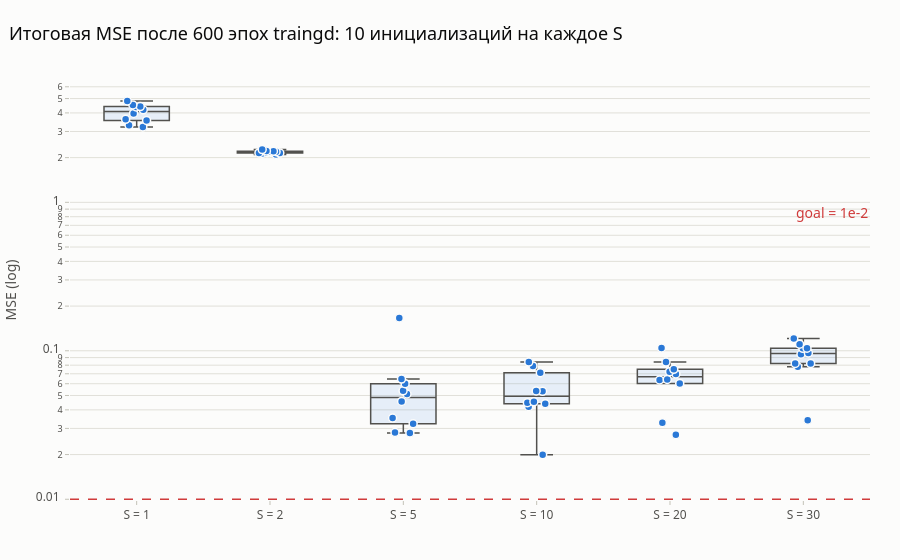

The notebook cell this image was saved under:
### Code cell
# Разброс итоговой ошибки по 10 инициализациям
fig = go.Figure()
for k, S in enumerate(S_LIST):
    fin = [r['rec'].final for r in series_gd[S]]
    fig.add_trace(go.Box(y=fin, x=[f'S = {S}'] * len(fin), name=f'S = {S}', boxpoints='all', jitter=0.4,
                         pointpos=0, marker=dict(color=PALETTE[0], size=8, line=dict(color=SURFACE, width=1.5)),
                         line=dict(color=INK2, width=1.5), fillcolor='rgba(42,120,214,0.10)', showlegend=False,
                         hovertemplate='%{x}<br>MSE = %{y:.4f}<extra></extra>'))
fig.add_hline(y=1e-2, line=dict(color=GOAL_COLOR, dash='dash', width=1.5),
              annotation_text='goal = 1e-2', annotation_position='bottom right', annotation_font_color=GOAL_COLOR)
fig.update_layout(title='Итоговая MSE после 600 эпох traingd: 10 инициализаций на каждое S',
                  yaxis_type='log', yaxis_title='MSE (log)', xaxis_title=None)
save(fig, '06_series_mse_spread')
fig.show()

### Figure 1 — Plotly figure (JSON) as saved in the notebook; plotly's stock layout.template omitted (floating-point values rounded to 4 significant figures)
{"data": [{"boxpoints": "all", "fillcolor": "rgba(42,120,214,0.10)", "hovertemplate": "%{x}<br>MSE = %{y:.4f}<extra></extra>", "jitter": 0.4, "line": {"color": "#52514e", "width": 1.5}, "marker": {"color": "#2a78d6", "line": {"color": "#fcfcfb", "width": 1.5}, "size": 8}, "name": "S = 1", "pointpos": 0, "showlegend": false, "type": "box", "x": ["S = 1", "S = 1", "S = 1", "S = 1", "S = 1", "S = 1", "S = 1", "S = 1", "S = 1", "S = 1"], "y": [3.221, 4.526, 3.966, 4.2, 4.39, 4.416, 3.559, 4.813, 3.299, 3.622]}, {"boxpoints": "all", "fillcolor": "rgba(42,120,214,0.10)", "hovertemplate": "%{x}<br>MSE = %{y:.4f}<extra></extra>", "jitter": 0.4, "line": {"color": "#52514e", "width": 1.5}, "marker": {"color": "#2a78d6", "line": {"color": "#fcfcfb", "width": 1.5}, "size": 8}, "name": "S = 2", "pointpos": 0, "showlegend": false, "type": "box", "x": ["S = 2", "S = 2", "S = 2", "S = 2", "S = 2", "S = 2", "S = 2", "S = 2", "S = 2", "S = 2"], "y": [2.16, 2.146, 2.152, 2.103, 2.268, 2.134, 2.199, 2.192, 2.217, 2.209]}, {"boxpoints": "all", "fillcolor": "rgba(42,120,214,0.10)", "hovertemplate": "%{x}<br>MSE = %{y:.4f}<extra></extra>", "jitter": 0.4, "line": {"color": "#52514e", "width": 1.5}, "marker": {"color": "#2a78d6", "line": {"color": "#fcfcfb", "width": 1.5}, "size": 8}, "name": "S = 5", "pointpos": 0, "showlegend": false, "type": "box", "x": ["S = 5", "S = 5", "S = 5", "S = 5", "S = 5", "S = 5", "S = 5", "S = 5", "S = 5", "S = 5"], "y": [0.06008, 0.03222, 0.05378, 0.02798, 0.06448, 0.1664, 0.04561, 0.03522, 0.02816, 0.05116]}, {"boxpoints": "all", "fillcolor": "rgba(42,120,214,0.10)", "hovertemplate": "%{x}<br>MSE = %{y:.4f}<extra></extra>", "jitter": 0.4, "line": {"color": "#52514e", "width": 1.5}, "marker": {"color": "#2a78d6", "line": {"color": "#fcfcfb", "width": 1.5}, "size": 8}, "name": "S = 10", "pointpos": 0, "showlegend": false, "type": "box", "x": ["S = 10", "S = 10", "S = 10", "S = 10", "S = 10", "S = 10", "S = 10", "S = 10", "S = 10", "S = 10"], "y": [0.0447, 0.04402, 0.04199, 0.01992, 0.05336, 0.04531, 0.08395, 0.07124, 0.07908, 0.05368]}, {"boxpoints": "all", "fillcolor": "rgba(42,120,214,0.10)", "hovertemplate": "%{x}<br>MSE = %{y:.4f}<extra></extra>", "jitter": 0.4, "line": {"color": "#52514e", "width": 1.5}, "marker": {"color": "#2a78d6", "line": {"color": "#fcfcfb", "width": 1.5}, "size": 8}, "name": "S = 20", "pointpos": 0, "showlegend": false, "type": "box", "x": ["S = 20", "S = 20", "S = 20", "S = 20", "S = 20", "S = 20", "S = 20", "S = 20", "S = 20", "S = 20"], "y": [0.0698, 0.1045, 0.08391, 0.07505, 0.06028, 0.06358, 0.02721, 0.03278, 0.07229, 0.06415]}, {"boxpoints": "all", "fillcolor": "rgba(42,120,214,0.10)", "hovertemplate": "%{x}<br>MSE = %{y:.4f}<extra></extra>", "jitter": 0.4, "line": {"color": "#52514e", "width": 1.5}, "marker": {"color": "#2a78d6", "line": {"color": "#fcfcfb", "width": 1.5}, "size": 8}, "name": "S = 30", "pointpos": 0, "showlegend": false, "type": "box", "x": ["S = 30", "S = 30", "S = 30", "S = 30", "S = 30", "S = 30", "S = 30", "S = 30", "S = 30", "S = 30"], "y": [0.1107, 0.09677, 0.09476, 0.07804, 0.1208, 0.08221, 0.03407, 0.1041, 0.104, 0.08201]}], "layout": {"annotations": [{"font": {"color": "#d03b3b"}, "showarrow": false, "text": "goal = 1e-2", "x": 1, "xanchor": "right", "xref": "x domain", "y": 0.01, "yanchor": "top", "yref": "y"}], "shapes": [{"line": {"color": "#d03b3b", "dash": "dash", "width": 1.5}, "type": "line", "x0": 0, "x1": 1, "xref": "x domain", "y0": 0.01, "y1": 0.01, "yref": "y"}], "title": {"text": "Итоговая MSE после 600 эпох traingd: 10 инициализаций на каждое S"}, "xaxis": {"title": {}}, "yaxis": {"title": {"text": "MSE (log)"}, "type": "log"}}}
